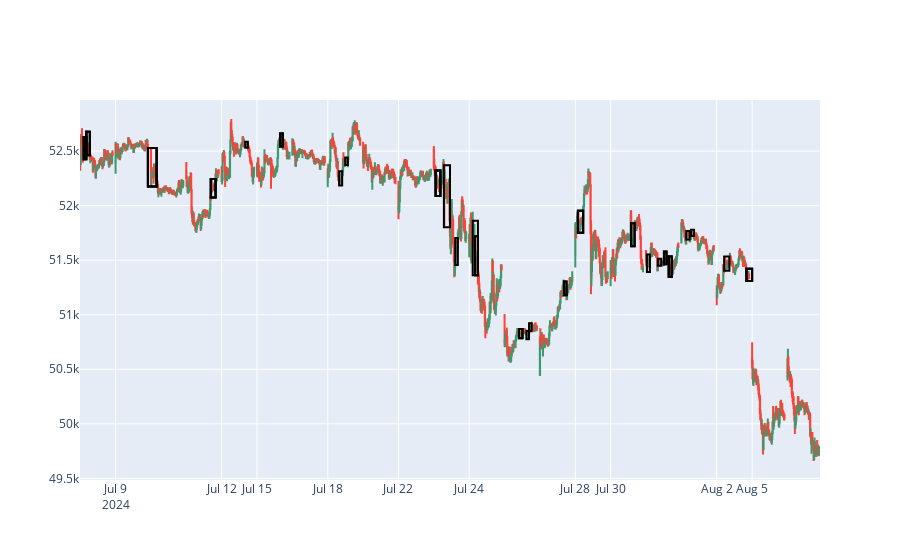

Notebook cell for this chart:
### Code cell
def detect_consecutive_ibars(df, max_inside_bars=12, height_ratio_threshold=0.75, max_similar_height=3, body_to_wick_ratio=0.5):
    consecutive_ibars = [False] * len(df)
    i = 0
    while i < len(df) - 1:
        previous_candle = df.iloc[i]
        main_height = previous_candle['high'] - previous_candle['low']
        main_body = abs(previous_candle['open'] - previous_candle['close'])
        main_wick = main_height - main_body

        # Check if the body is significantly larger than the wicks
        if main_wick == 0 or main_body / main_wick < body_to_wick_ratio:
            i += 1
            continue

        # Start looking for inside bars after the current candle
        j = i + 1
        count = 0
        similar_height_count = 0
        while j < len(df) and \
              (df.iloc[j]['high'] < previous_candle['high']) and \
              (df.iloc[j]['low'] > previous_candle['low']) and \
              (df.iloc[j]['close'] < previous_candle['high']) and \
              (df.iloc[j]['open'] > previous_candle['low']):
            
            inside_height = df.iloc[j]['high'] - df.iloc[j]['low']
            if inside_height >= main_height * height_ratio_threshold:
                similar_height_count += 1
                if similar_height_count > max_similar_height:
                    break

            count += 1
            j += 1
        
        # Check if the count of inside bars is within the allowed limit
        if count > 3 and count <= max_inside_bars and similar_height_count <= max_similar_height:
            for k in range(i+1, j):
                consecutive_ibars[k] = True
            # Mark the larger candlestick as well
            consecutive_ibars[i] = True
        # Move index to the end of the current sequence
        i = j if count == 0 else i + 1
                
    return consecutive_ibars

df['ConsecutiveInsideBars'] = detect_consecutive_ibars(df)

# Plot empty squares around consecutive inside bars
i = 0
while i < len(df):
    if df['ConsecutiveInsideBars'][i]:
        start = i
        while i < len(df) and df['ConsecutiveInsideBars'][i]:
            i += 1
        end = i - 1
        
        # Determine the x0 and x1 values, considering the edge cases
        x0 = df['date'][start - 1] if start > 0 else df['date'][start]
        x1 = df['date'][end + 1] if end < len(df) - 1 else df['date'][end]

        fig.add_shape(type="rect",
                      x0=x0, y0=min(df['low'][start:end+1]),
                      x1=x1, y1=max(df['high'][start:end+1]),
                      line=dict(color="black"),
                      fillcolor="rgba(0,0,0,0)")  # Make the box empty
    else:
        i += 1

# Show the figure
fig

### Figure 1 — Plotly figure (JSON) as saved in the notebook; plotly's stock layout.template omitted (floating-point values rounded to 4 significant figures; data arrays with more than 128 entries replaced by an {"elided": "..."} marker saying what was removed)
{"data": [{"close": {"elided": "1575 float values"}, "high": {"elided": "1575 float values"}, "low": {"elided": "1575 float values"}, "open": {"elided": "1575 float values"}, "type": "candlestick", "x": {"elided": "1575 str values"}}], "layout": {"shapes": [{"fillcolor": "rgba(0,0,0,0)", "line": {"color": "black"}, "type": "rect", "x0": "2024-07-08T09:55:00", "x1": "2024-07-08T10:25:00", "y0": 52420.0, "y1": 52630.0}, {"fillcolor": "rgba(0,0,0,0)", "line": {"color": "black"}, "type": "rect", "x0": "2024-07-08T10:25:00", "x1": "2024-07-08T11:05:00", "y0": 52460.0, "y1": 52680.0}, {"fillcolor": "rgba(0,0,0,0)", "line": {"color": "black"}, "type": "rect", "x0": "2024-07-09T15:25:00", "x1": "2024-07-10T10:20:00", "y0": 52180.0, "y1": 52530.0}, {"fillcolor": "rgba(0,0,0,0)", "line": {"color": "black"}, "type": "rect", "x0": "2024-07-11T13:55:00", "x1": "2024-07-11T14:50:00", "y0": 52070.0, "y1": 52240.0}, {"fillcolor": "rgba(0,0,0,0)", "line": {"color": "black"}, "type": "rect", "x0": "2024-07-15T13:40:00", "x1": "2024-07-15T14:10:00", "y0": 52540.0, "y1": 52660.0}, {"fillcolor": "rgba(0,0,0,0)", "line": {"color": "black"}, "type": "rect", "x0": "2024-07-23T09:35:00", "x1": "2024-07-23T10:30:00", "y0": 52090.0, "y1": 52320.0}, {"fillcolor": "rgba(0,0,0,0)", "line": {"color": "black"}, "type": "rect", "x0": "2024-07-24T10:20:00", "x1": "2024-07-24T10:55:00", "y0": 51360.0, "y1": 51720.0}, {"fillcolor": "rgba(0,0,0,0)", "line": {"color": "black"}, "type": "rect", "x0": "2024-07-29T09:45:00", "x1": "2024-07-29T10:45:00", "y0": 51750.0, "y1": 51950.0}, {"fillcolor": "rgba(0,0,0,0)", "line": {"color": "black"}, "type": "rect", "x0": "2024-07-30T13:10:00", "x1": "2024-07-30T13:50:00", "y0": 51630.0, "y1": 51840.0}, {"fillcolor": "rgba(0,0,0,0)", "line": {"color": "black"}, "type": "rect", "x0": "2024-07-31T12:40:00", "x1": "2024-07-31T13:10:00", "y0": 51460.0, "y1": 51580.0}, {"fillcolor": "rgba(0,0,0,0)", "line": {"color": "black"}, "type": "rect", "x0": "2024-07-31T13:35:00", "x1": "2024-07-31T14:10:00", "y0": 51350.0, "y1": 51530.0}, {"fillcolor": "rgba(0,0,0,0)", "line": {"color": "black"}, "type": "rect", "x0": "2024-08-02T14:55:00", "x1": "2024-08-05T09:15:00", "y0": 51310.0, "y1": 51420.0}, {"fillcolor": "rgba(0,0,0,0)", "line": {"color": "black"}, "type": "rect", "x0": "2024-07-08T09:55:00", "x1": "2024-07-08T10:25:00", "y0": 52420.0, "y1": 52630.0}, {"fillcolor": "rgba(0,0,0,0)", "line": {"color": "black"}, "type": "rect", "x0": "2024-07-08T10:25:00", "x1": "2024-07-08T11:05:00", "y0": 52460.0, "y1": 52680.0}, {"fillcolor": "rgba(0,0,0,0)", "line": {"color": "black"}, "type": "rect", "x0": "2024-07-09T15:25:00", "x1": "2024-07-10T10:20:00", "y0": 52180.0, "y1": 52530.0}, {"fillcolor": "rgba(0,0,0,0)", "line": {"color": "black"}, "type": "rect", "x0": "2024-07-11T13:55:00", "x1": "2024-07-11T14:50:00", "y0": 52070.0, "y1": 52240.0}, {"fillcolor": "rgba(0,0,0,0)", "line": {"color": "black"}, "type": "rect", "x0": "2024-07-15T13:40:00", "x1": "2024-07-15T14:10:00", "y0": 52540.0, "y1": 52660.0}, {"fillcolor": "rgba(0,0,0,0)", "line": {"color": "black"}, "type": "rect", "x0": "2024-07-23T09:35:00", "x1": "2024-07-23T10:30:00", "y0": 52090.0, "y1": 52320.0}, {"fillcolor": "rgba(0,0,0,0)", "line": {"color": "black"}, "type": "rect", "x0": "2024-07-24T10:20:00", "x1": "2024-07-24T10:55:00", "y0": 51360.0, "y1": 51720.0}, {"fillcolor": "rgba(0,0,0,0)", "line": {"color": "black"}, "type": "rect", "x0": "2024-07-25T12:00:00", "x1": "2024-07-25T12:40:00", "y0": 50780.0, "y1": 50870.0}, {"fillcolor": "rgba(0,0,0,0)", "line": {"color": "black"}, "type": "rect", "x0": "2024-07-26T13:50:00", "x1": "2024-07-26T14:20:00", "y0": 51180.0, "y1": 51300.0}, {"fillcolor": "rgba(0,0,0,0)", "line": {"color": "black"}, "type": "rect", "x0": "2024-07-29T09:45:00", "x1": "2024-07-29T10:45:00", "y0": 51750.0, "y1": 51950.0}, {"fillcolor": "rgba(0,0,0,0)", "line": {"color": "black"}, "type": "rect", "x0": "2024-07-31T13:35:00", "x1": "2024-07-31T14:10:00", "y0": 51350.0, "y1": 51530.0}, {"fillcolor": "rgba(0,0,0,0)", "line": {"color": "black"}, "type": "rect", "x0": "2024-08-02T14:55:00", "x1": "2024-08-05T09:15:00", "y0": 51310.0, "y1": 51420.0}, {"fillcolor": "rgba(0,0,0,0)", "line": {"color": "black"}, "type": "rect", "x0": "2024-07-08T09:55:00", "x1": "2024-07-08T10:25:00", "y0": 52420.0, "y1": 52630.0}, {"fillcolor": "rgba(0,0,0,0)", "line": {"color": "black"}, "type": "rect", "x0": "2024-07-08T10:25:00", "x1": "2024-07-08T11:05:00", "y0": 52460.0, "y1": 52680.0}, {"fillcolor": "rgba(0,0,0,0)", "line": {"color": "black"}, "type": "rect", "x0": "2024-07-09T15:25:00", "x1": "2024-07-10T10:20:00", "y0": 52180.0, "y1": 52530.0}, {"fillcolor": "rgba(0,0,0,0)", "line": {"color": "black"}, "type": "rect", "x0": "2024-07-11T13:55:00", "x1": "2024-07-11T14:50:00", "y0": 52070.0, "y1": 52240.0}, {"fillcolor": "rgba(0,0,0,0)", "line": {"color": "black"}, "type": "rect", "x0": "2024-07-12T13:45:00", "x1": "2024-07-12T14:15:00", "y0": 52532, "y1": 52590.0}, {"fillcolor": "rgba(0,0,0,0)", "line": {"color": "black"}, "type": "rect", "x0": "2024-07-15T13:40:00", "x1": "2024-07-15T14:10:00", "y0": 52540.0, "y1": 52660.0}, {"fillcolor": "rgba(0,0,0,0)", "line": {"color": "black"}, "type": "rect", "x0": "2024-07-18T11:25:00", "x1": "2024-07-18T12:00:00", "y0": 52190.0, "y1": 52310.0}, {"fillcolor": "rgba(0,0,0,0)", "line": {"color": "black"}, "type": "rect", "x0": "2024-07-18T12:35:00", "x1": "2024-07-18T13:05:00", "y0": 52370.0, "y1": 52440.0}, {"fillcolor": "rgba(0,0,0,0)", "line": {"color": "black"}, "type": "rect", "x0": "2024-07-23T09:35:00", "x1": "2024-07-23T10:30:00", "y0": 52090.0, "y1": 52320.0}, {"fillcolor": "rgba(0,0,0,0)", "line": {"color": "black"}, "type": "rect", "x0": "2024-07-23T11:10:00", "x1": "2024-07-23T12:20:00", "y0": 51800.0, "y1": 52370.0}, {"fillcolor": "rgba(0,0,0,0)", "line": {"color": "black"}, "type": "rect", "x0": "2024-07-23T13:20:00", "x1": "2024-07-23T13:50:00", "y0": 51460.0, "y1": 51700.0}, {"fillcolor": "rgba(0,0,0,0)", "line": {"color": "black"}, "type": "rect", "x0": "2024-07-24T09:55:00", "x1": "2024-07-24T10:55:00", "y0": 51360.0, "y1": 51860.0}, {"fillcolor": "rgba(0,0,0,0)", "line": {"color": "black"}, "type": "rect", "x0": "2024-07-25T12:00:00", "x1": "2024-07-25T12:40:00", "y0": 50780.0, "y1": 50870.0}, {"fillcolor": "rgba(0,0,0,0)", "line": {"color": "black"}, "type": "rect", "x0": "2024-07-25T13:25:00", "x1": "2024-07-25T13:55:00", "y0": 50780.0, "y1": 50850.0}, {"fillcolor": "rgba(0,0,0,0)", "line": {"color": "black"}, "type": "rect", "x0": "2024-07-25T13:55:00", "x1": "2024-07-25T14:25:00", "y0": 50850.0, "y1": 50920.0}, {"fillcolor": "rgba(0,0,0,0)", "line": {"color": "black"}, "type": "rect", "x0": "2024-07-26T13:50:00", "x1": "2024-07-26T14:20:00", "y0": 51180.0, "y1": 51300.0}, {"fillcolor": "rgba(0,0,0,0)", "line": {"color": "black"}, "type": "rect", "x0": "2024-07-29T09:45:00", "x1": "2024-07-29T10:45:00", "y0": 51750.0, "y1": 51950.0}, {"fillcolor": "rgba(0,0,0,0)", "line": {"color": "black"}, "type": "rect", "x0": "2024-07-30T13:10:00", "x1": "2024-07-30T13:50:00", "y0": 51630.0, "y1": 51840.0}, {"fillcolor": "rgba(0,0,0,0)", "line": {"color": "black"}, "type": "rect", "x0": "2024-07-31T09:25:00", "x1": "2024-07-31T10:00:00", "y0": 51390.0, "y1": 51550.0}, {"fillcolor": "rgba(0,0,0,0)", "line": {"color": "black"}, "type": "rect", "x0": "2024-07-31T11:30:00", "x1": "2024-07-31T12:10:00", "y0": 51450.0, "y1": 51510.0}, {"fillcolor": "rgba(0,0,0,0)", "line": {"color": "black"}, "type": "rect", "x0": "2024-07-31T12:40:00", "x1": "2024-07-31T13:10:00", "y0": 51460.0, "y1": 51580.0}, {"fillcolor": "rgba(0,0,0,0)", "line": {"color": "black"}, "type": "rect", "x0": "2024-07-31T13:35:00", "x1": "2024-07-31T14:10:00", "y0": 51350.0, "y1": 51530.0}, {"fillcolor": "rgba(0,0,0,0)", "line": {"color": "black"}, "type": "rect", "x0": "2024-08-01T10:10:00", "x1": "2024-08-01T10:50:00", "y0": 51690.0, "y1": 51770.0}, {"fillcolor": "rgba(0,0,0,0)", "line": {"color": "black"}, "type": "rect", "x0": "2024-08-01T11:05:00", "x1": "2024-08-01T11:40:00", "y0": 51720.0, "y1": 51780.0}, {"fillcolor": "rgba(0,0,0,0)", "line": {"color": "black"}, "type": "rect", "x0": "2024-08-02T10:40:00", "x1": "2024-08-02T11:40:00", "y0": 51400.0, "y1": 51530.0}, {"fillcolor": "rgba(0,0,0,0)", "line": {"color": "black"}, "type": "rect", "x0": "2024-08-02T14:55:00", "x1": "2024-08-05T09:15:00", "y0": 51310.0, "y1": 51420.0}], "xaxis": {"rangebreaks": [{"bounds": [16, 9.25], "pattern": "hour"}, {"values": ["2024-07-13T09:15:00", "2024-07-14T09:15:00", "2024-07-17T09:15:00", "2024-07-20T09:15:00", "2024-07-21T09:15:00", "2024-07-27T09:15:00", "2024-07-28T09:15:00", "2024-08-03T09:15:00", "2024-08-04T09:15:00"]}], "rangeslider": {"visible": false}}}}
